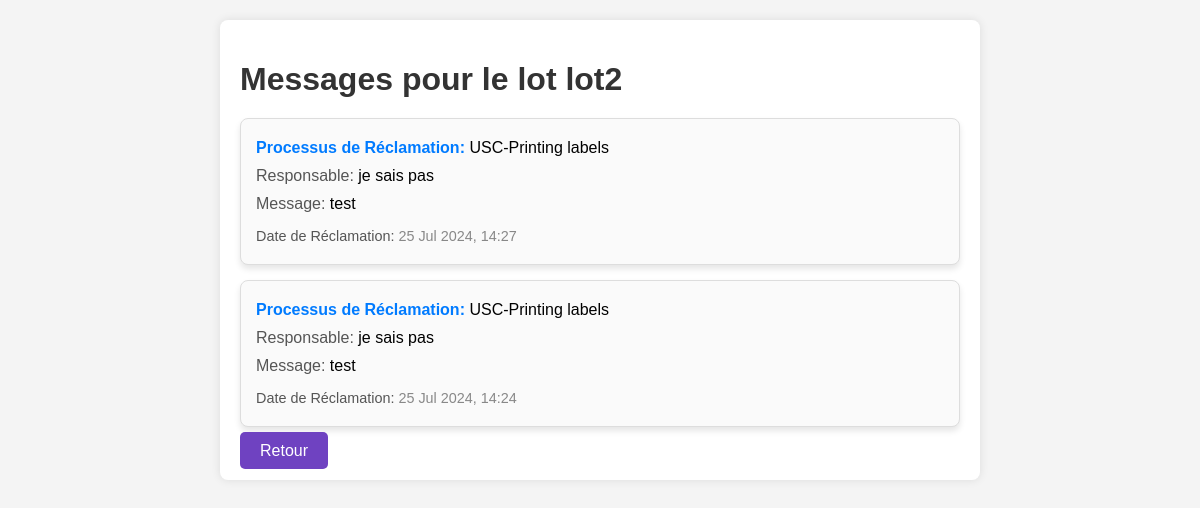
Page /lot_messages/lot2/ on the committed database.
### suivi/models.py (models this page shows, shortened)
class Lot(models.Model):
    ref = models.CharField(max_length=20, primary_key=True)
    quantite = models.IntegerField()

class Message(models.Model):
    lot = models.ForeignKey(Lot, on_delete=models.CASCADE)
    processus = models.ForeignKey(Processus, on_delete=models.CASCADE)
    temps_reclamation = models.DateTimeField()
    le_message = models.TextField()
    responsable = models.CharField(max_length=255)
    class Meta:
        unique_together = (('lot', 'processus', 'temps_reclamation'),)

class Processus(models.Model):
    id = models.AutoField(primary_key=True)
    nom_proc = models.CharField(max_length=100)
    responsable = models.CharField(max_length=100)
    duree = models.IntegerField(default=0)  # Durée en minutes
    def __str__(self):
        return self.nom_proc

### suivi/views.py (the view)
# urls.py: path('lot_messages/<str:lot_ref>/', views.lot_messages, name='lot_messages'),
def lot_messages(request, lot_ref):
    lot = get_object_or_404(Lot, ref=lot_ref)
    messages = Message.objects.filter(lot=lot).order_by('-temps_reclamation')
    return render(request, 'lot_messages.html', {
        'lot': lot,
        'messages': messages
    })

### suivi/templates/lot_messages.html (shortened to what this page needs)
<!DOCTYPE html>
<html lang="en">
<head>
</head>
<body>
    <div class="container">
        <h1>Messages pour le lot {{ lot.ref }}</h1>
        {% if messages %}
            {% for message in messages %}
                <div class="message">
                    <p><span class="processus">Processus de Réclamation:</span> {{ message.processus }}</p>
                    <p><span class="info">Responsable:</span> {{ message.responsable }}</p>
                    <p><span class="info">Message:</span> {{ message.le_message }}</p>
                    <p class="date"><span class="info">Date de Réclamation:</span> {{ message.temps_reclamation|date:"d M Y, H:i" }}</p>
                </div>
            {% endfor %}
        {% else %}
            <p class="no-messages">Aucun message pour ce lot.</p>
        {% endif %}
        <a href="{% url 'index' %}" class="button">Retour</a>
    </div>
</body>
</html>

### suivi/templates/lot_messages.html (style rules this page uses)
body { font-family: Tahoma, sans-serif; background-color: #f4f4f4; margin: 0; padding: 0; }
.container { width: 60%; margin: 20px auto; background: #fff; border-radius: 8px; box-shadow: 0 0 10px rgba(0,0,0,0.1); padding: 20px; }
h1 { color: #333; margin-bottom: 20px; }
.message { border: 1px solid #ddd; padding: 15px; margin-bottom: 15px; background-color: #fafafa; border-radius: 8px; box-shadow: 0 4px 6px rgba(0,0,0,0.1); display: flex; flex-direction: column; }
.message p { margin: 5px 0; }
.message .info { color: #555; }
.message .date { font-size: 0.9em; color: #888; margin-top: 10px; }
.message .processus { font-weight: bold; color: #007BFF; }
.button { margin-top: 20px; padding: 10px 20px; font-size: 16px; background-color: #6f42c1; color: white; border: none; border-radius: 5px; cursor: pointer; text-decoration: none; }

### rows in the picture
Lot: ref "lot2"
Message: processus "USC-Printing labels", responsable "je sais pas", le_message "test", temps_reclamation "25 Jul 2024, 14:27"
Message: processus "USC-Printing labels", responsable "je sais pas", le_message "test", temps_reclamation "25 Jul 2024, 14:24"
